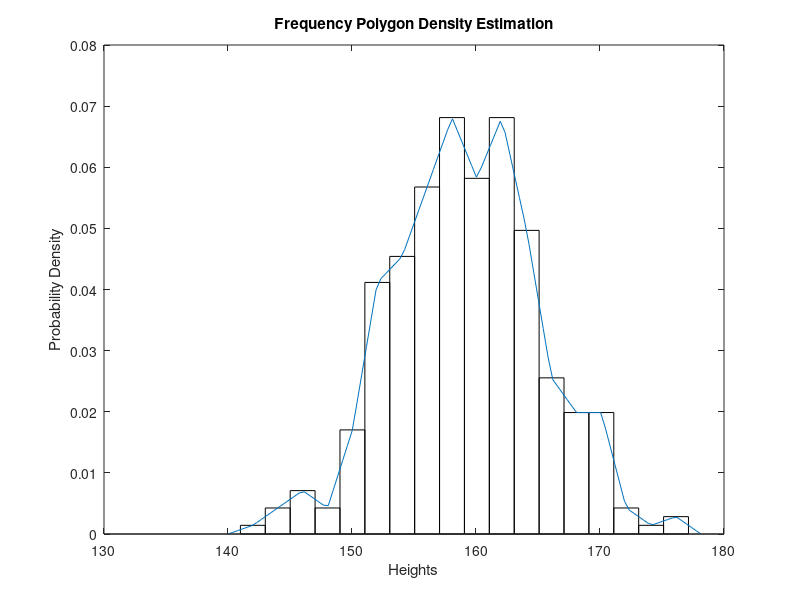
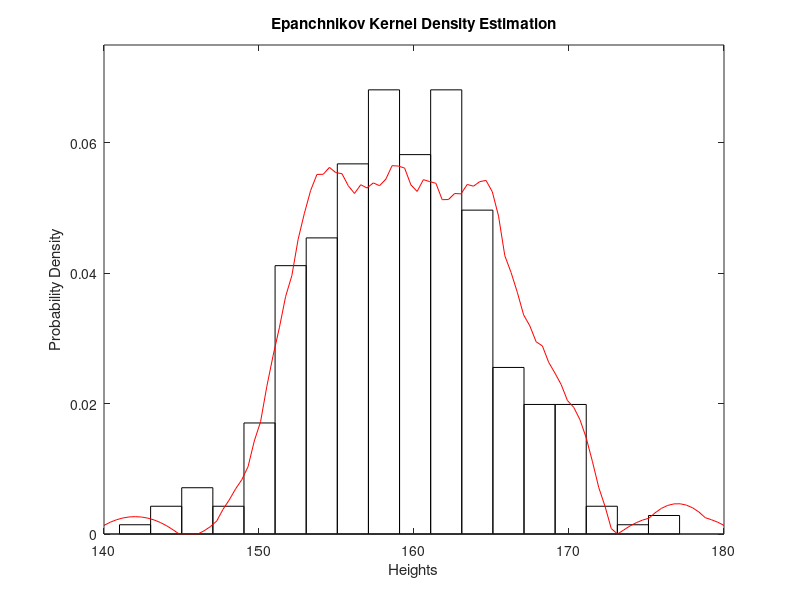

The MATLAB script that drew these images, in order:
addpath ~/Documents/Stat572/CompStatsToolboxV2;
% use elderly  data
load elderly
data = heights; n = length(data);

%%%%%%%%%%%%%%%%%%%%%%%%%%%%%%%%%%%%%%%%%%%%%%%%%%%%%%%%%%%%%%%%%%%%%%%%%%%

% FREQUENCY POLYGON %
% Use Normal Reference Rule for bin width
% of frequency polygon.
h = 0.5*2.15*sqrt(var(data))*n^(-1/5);
t0 = min(data)-1;
tm = max(data)+1;
bins = t0:h:tm;
vk = histc(data,bins);
vk(end) = [];
fhatfreq = vk/(n*h);

% For freq polygon, get the bin centers, with empty
% bin center on each end.
bc2=(t0-h/2):h:(tm+h/2);
binh = [0 fhatfreq 0];
% Use linear interpolation between bin centers
% get the interpolated values at x.
xinterp = linspace(min(bc2),max(bc2));
fp = interp1(bc2, binh, xinterp);
% to plot this, use bar with the bin centers
tm = max(bins);
bc = (t0+h/2):h:(tm-h/2);

figure(1)
bar(bc,fhatfreq,1,'w')
hold on
plot(xinterp,fp)
hold off
xlabel('Heights')
ylabel('Probability Density')
title('Frequency Polygon Density Estimation')

%%%%%%%%%%%%%%%%%%%%%%%%%%%%%%%%%%%%%%%%%%%%%%%%%%%%%%%%%%%%%%%%%%%%%%%%%%%
% EPAN KERNERL %

% Use Normal Reference Rule for bin width
% of frequency histogram.
h = 0.5*2.15*sqrt(var(data))*n^(-1/5);
t0 = min(data)-1;
tm = max(data)+1;
bins = t0:h:tm;
vk = histc(data,bins);
vk(end) = [];
fhat = vk/(n*h);
bc = (t0+h/2):h:(tm-h/2);
% plot
figure(2)
bar(bc,fhat,1,'w')
hold on
xlabel('Heights')
ylabel('Probability Density')
title('Epanchnikov Kernel Density Estimation')

% choose an appropriate domain
x = linspace(140,180,100); % domain
% sample size of MC sampling
n = 100;

% Density estimate using Epanechnikov

% adjust smoothing parameter for the Epanchnikov kernel
h = 1.06*std(data)*n^(-1/5);
h = h*(30*sqrt(pi))^(1/5)*.5;

% initialize vector for estimated pdf
fhat = zeros(size(x));

% sample from heights data
ind = unidrnd(length(heights),1,n);
data = heights(ind);

% evaluate using the Epanchnikov kernel for each data point
% at all x in the domain
for i=1:n
    % set up the indicator function
    I = abs((x-data(i))/h)<1;
    % get each kernel function evaluated at x
    % centered at data
    f=(0.75*(1-(((x-data(i)).^2)/(h^2)))/h).*I;
    fhat = fhat+f/(n);
end

% plots
lineepan = plot(x,fhat,'Color','r');
axis([140 180 0 .075])
hold off
